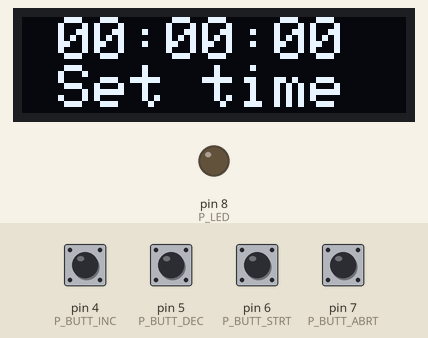
Simulated run of this program. Board: Arduino Uno, built with avr-gcc and run on an emulated ATmega328P. Parts: 128×32 one-colour display, output pins drawn as LEDs (lit = HIGH). Inputs (shaded band) come from the test bench; at power-on: pin 4 (P_BUTT_INC), pin 5 (P_BUTT_DEC), pin 6 (P_BUTT_STRT), pin 7 (P_BUTT_ABRT) HIGH. What the program prints to the serial monitor is not drawn.

Above: at 1.2 s.
1.3 s: pin 6 (P_BUTT_STRT) pulled LOW for 1 s
At 2.1 s:
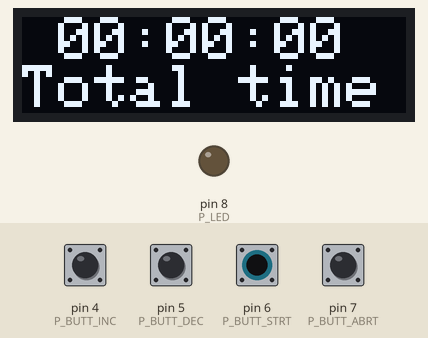
4.2 s: pin 4 (P_BUTT_INC) pulled LOW for 1 s
At 5.0 s:
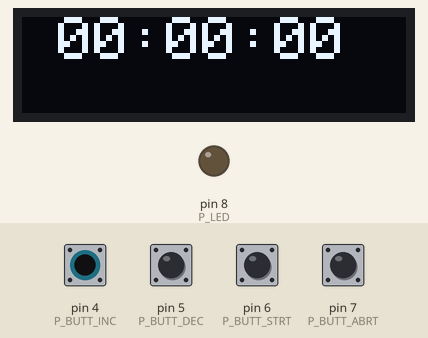
6.7 s: pin 4 (P_BUTT_INC) pulled LOW for 1 s
At 7.7 s:
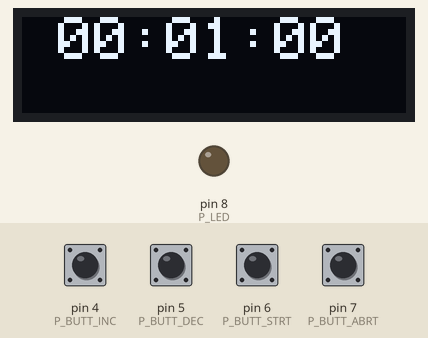
9.2 s: pin 7 (P_BUTT_ABRT) pulled LOW for 1 s
At 10.5 s:
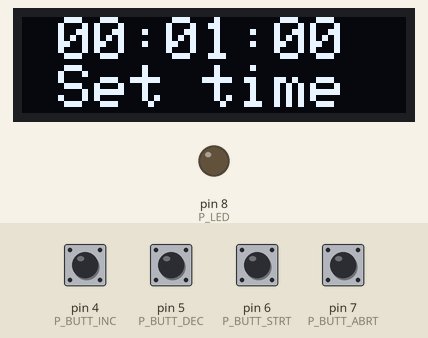
11.7 s: pin 5 (P_BUTT_DEC) pulled LOW for 1 s
At 13.1 s:
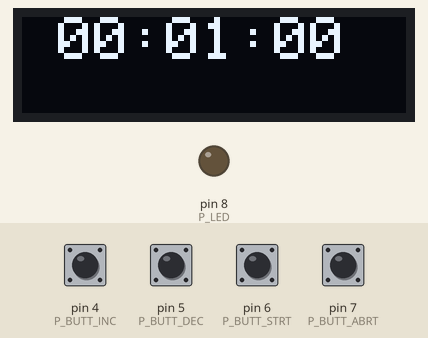
14.2 s: pin 6 (P_BUTT_STRT) pulled LOW for 1 s
At 16.6 s:
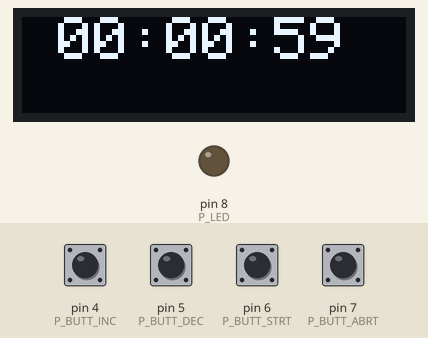
Timing chart, 0 to 18.1 s (numbered marks = the images above; inputs shaded):
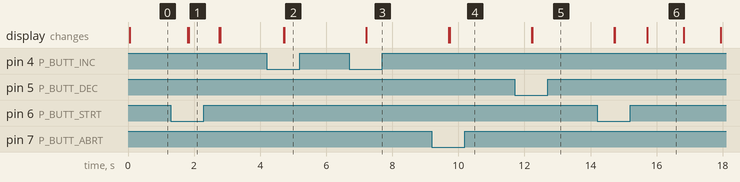

The program:

main.cpp
```cpp
#include <main.hpp>
#include <Arduino.h>
#include <TimerStateMachine.hpp>
#include <Ssd1306Adapter.hpp>

const uint16_t debounce = 500;
Ssd1306Adapter display;
timer_t timer;
timer_event_tick_t tickEvent = {{(timer_signals_t)0}, 0};
timer_event_user_t userEvent = {(timer_signals_t)0};
uint32_t timePrev = millis();
uint32_t btnTime = millis();
uint8_t btnState = 0;

void setup() {
  Serial.begin(9600);
  Serial.println("Serial init done.");

  if (!display.displayInit()) {
    Serial.println("Cannot init display");
    while (true) {}
  }
  Serial.println("Display init done.");

  if (!timerInit(&timer)) {
    Serial.println("Cannot init timer.");
    while (true) {}
  }
  Serial.println("Timer init done.");

  pinMode(P_BUTT_INC, INPUT_PULLUP);
  pinMode(P_BUTT_DEC, INPUT_PULLUP);
  pinMode(P_BUTT_STRT, INPUT_PULLUP);
  pinMode(P_BUTT_ABRT, INPUT_PULLUP);
  pinMode(P_LED, OUTPUT);
  Serial.println("Pin config done.");
}

void loop() {
  /*
  bArrValue bit mapping:
  | (unused) | (unused) | (unused) | (unused) | ABRT | STRT | DEC | INC |
  */
  uint8_t bArrValue;
  uint8_t bInc, bDec, bStrt, bAbrt;
  // 1. Read button.
  bInc = ~digitalRead(P_BUTT_INC) & 1;
  bDec = ~digitalRead(P_BUTT_DEC) & 1;
  bStrt = ~digitalRead(P_BUTT_STRT) & 1;
  bAbrt = ~digitalRead(P_BUTT_ABRT) & 1;
  bArrValue = (bInc) | (bDec << 1) | (bStrt << 2) | (bAbrt << 3);
  bArrValue = debounceBtnArr(bArrValue);
  if (bArrValue) {
  // 2. Create event.
    if (bArrValue == B_INC) {
      userEvent.super.sig = TIME_INC;
    }
    else if (bArrValue == B_DEC) {
      userEvent.super.sig = TIME_DEC;
    }
    else if (bArrValue == B_STRT) {
      userEvent.super.sig = START;
    }
    else if (bArrValue == B_ABRT) {
      userEvent.super.sig = ABORT;
    }
  // 3. Send event to dispatcher.
    timerEvtDispatch(&timer, &userEvent.super);
  }
  // 4. Dispatch time tick event every x ms.
  // If 100 ms -> 10 tick = 1s.
  if (millis() - timePrev > 100) {
    timePrev = millis();
    tickEvent.super.sig = TIME_TIC;
    tickEvent.ss += 1;
    timerEvtDispatch(&timer, &tickEvent.super);
    if (tickEvent.ss > 10) tickEvent.ss = 0;
    // if (tickEvent.ss == 10) {
    //   Serial.println("Timer elapsed: " + String(timer.elapsed));
    //   Serial.println("Timer current: " + String(timer.current));
    //   Serial.println("Timer total: " + String(timer.time));
    // }
  }
}

uint8_t debounceBtnArr(uint8_t bVal) {
  if (bVal && btnState == 1) {
    if (millis() - btnTime > debounce) {
      btnTime = millis();
      return bVal;
    }
  }
  else if (bVal && btnState == 0) {
    btnState = 1;
    btnTime = millis();
  }
  else {
    btnState = 0;
  }
  return 0;
}

void timerEvtDispatch(timer_t *t, timer_event_t *e) {
  timer_event_status_t status;
  timer_state_t state_prev;
  timer_state_t state_curr;
  state_prev = t->state;
  status = timerStateMachine(t, e);
  // Serial.println("------ State machine Cycle ------");
  // Serial.println("Evt Signal: " + String(e->sig));
  // Serial.println("Timer State previous: " + String(state_prev));
  // Serial.println("Timer State now: " + String(t->state));
  // Serial.println("Event status: " + String(status));
  // Serial.println("timer->current = " + String(t->current));
  state_curr = t->state;
  if (status == EVENT_TRANS) {
    timer_event_t event_trigger;

    tickEvent.ss = 0; // Reset the tick when transitioning to new state else BUGS.

    event_trigger.sig = EXIT;
    t->state = state_prev;
    timerStateMachine(t, &event_trigger);
    // Serial.println("Triggered EXIT event of state " + String(t->state));

    event_trigger.sig = ENTRY;
    t->state = state_curr;
    timerStateMachine(t, &event_trigger);
    // Serial.println("Triggered ENTRY event of state " + String(t->state));
  }
}
```

main.hpp
```cpp
#ifndef SRC_MAIN_HPP_INCLUDED
#define SRC_MAIN_HPP_INCLUDED

#include <stdint.h>
#include <TimerStateMachine.hpp>

#define P_BUTT_INC 4
#define P_BUTT_DEC 5
#define P_BUTT_STRT 6
#define P_BUTT_ABRT 7
#define P_LED 8

#define B_INC (1 << 0)
#define B_DEC (1 << 1)
#define B_STRT (1 << 2)
#define B_ABRT (1 << 3)

uint8_t debounceBtnArr(uint8_t bVal);
void timerEvtDispatch(timer_t *t, timer_event_t *e);

#endif
```

Measured:
- after the input at 1.3 s, the display: first changes after 0.51 s (image 1 shows a later state)
- after the input at 4.2 s, the display: first changes after 0.51 s (image 2 shows a later state)
- after the input at 6.7 s, the display: changes after 0.52 s (image 3)
- after the input at 9.2 s, the display: first changes after 0.51 s (image 4 shows a later state)
- after the input at 11.7 s, the display: first changes after 0.51 s (image 5 shows a later state)
- after the input at 14.2 s, the display: first changes after 0.51 s (image 6 shows a later state)
- what the display in image 6 shows lasts 1.1 s, from 15.7 s to 16.8 s
